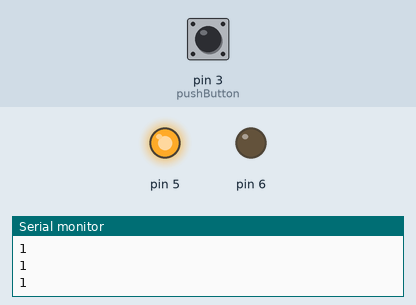
Simulated run of this sketch. Board: Arduino Uno, built with avr-gcc and run on an emulated ATmega328P. Parts: output pins drawn as LEDs (lit = HIGH), the last lines printed to the serial monitor. Inputs (shaded band) come from the test bench; at power-on: pin 3 (pushButton) HIGH.

Above: at 2.8 s.
2.9 s: pin 3 (pushButton) pulled LOW for 1.2 s
At 3.9 s:
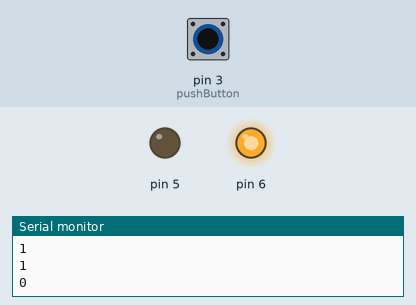
6.5 s: pin 3 (pushButton) pulled LOW for 3.2 s
At 10.5 s:
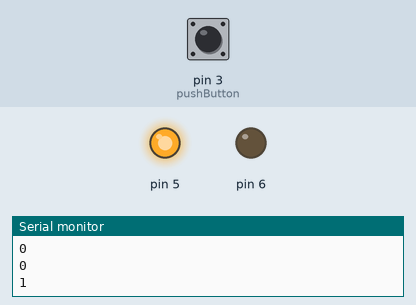
Timing chart, 0 to 12.0 s (numbered marks = the images above; inputs shaded):
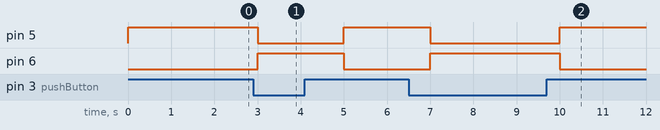

The sketch:

sketch_feb26a.ino
```cpp
int pushButton = 3;

// the setup routine runs once when you press reset:
void setup() {
  // initialize serial communication at 9600 bits per second:
  Serial.begin(9600);
  // make the pushbutton's pin an input:
  pinMode(pushButton, INPUT);
  pinMode(5, OUTPUT);
  pinMode(6, OUTPUT);
  //pinMode(7, OUTPUT);
}

// the loop routine runs over and over again forever:
void loop() {
  // read the input pin:
  int buttonState = digitalRead(pushButton);
  // print out the state of the button:
  Serial.println(buttonState);
  if ( buttonState == 0)
  {
    digitalWrite(6, HIGH);
   // digitalWrite(7, HIGH);
    digitalWrite(5, LOW);
  }
  else
  {
   digitalWrite(6, LOW);
   // digitalWrite(7, LOW);
    digitalWrite(5, HIGH);
  }
  delay(1000);        // delay in between reads for stability
}
```

Measured:
- after the input at 2.9 s, pin 5: HIGH → LOW after 0.10 s, → HIGH 2.0 s later; pin 6: LOW → HIGH after 0.10 s, → LOW 2.0 s later
- after the input at 6.5 s, pin 5: HIGH → LOW after 0.50 s, → HIGH 3.0 s later; pin 6: LOW → HIGH after 0.50 s, → LOW 3.0 s later
